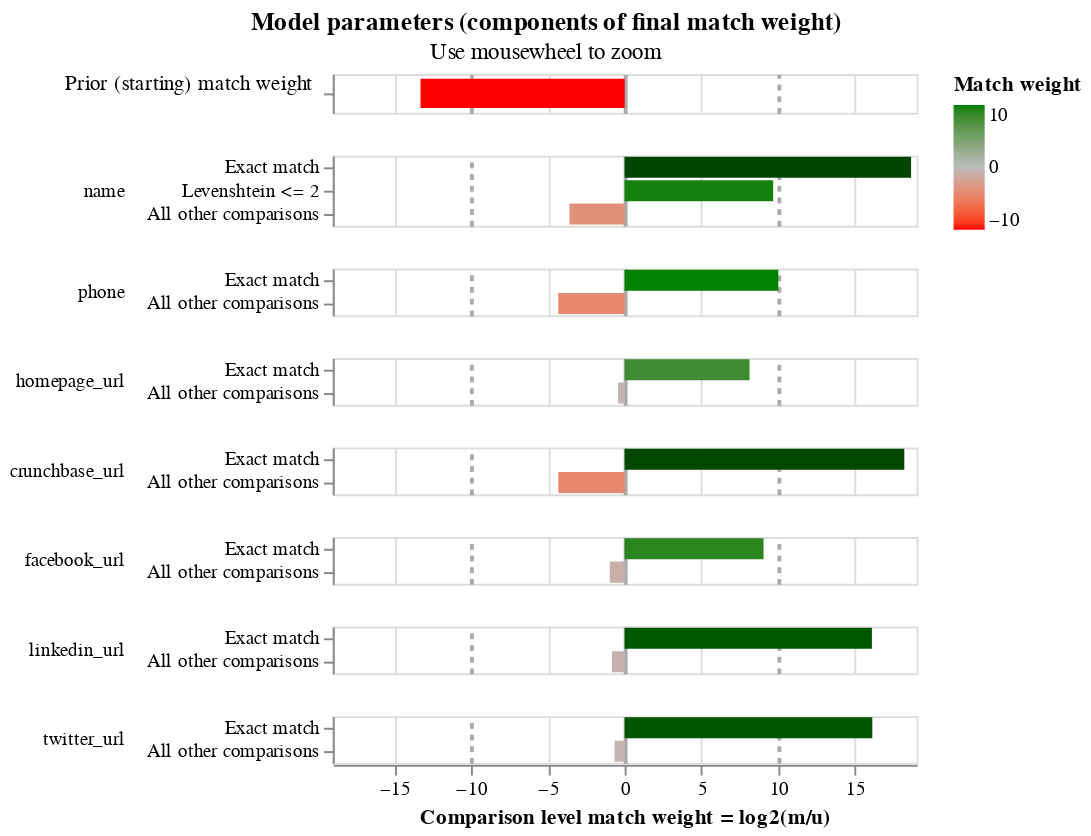

Notebook code cell kept with this figure:
### Code cell
linker.match_weights_chart()

### Figure 1 — Vega-Lite specification as saved in the notebook (floating-point values rounded to 4 significant figures)
{"config": {"view": {"continuousWidth": 300, "continuousHeight": 300, "discreteHeight": 60, "discreteWidth": 400}, "header": {"title": null}, "mark": {"tooltip": null}, "title": {"anchor": "middle"}}, "vconcat": [{"mark": {"type": "bar", "clip": true, "height": 15}, "encoding": {"color": {"field": "log2_bayes_factor", "scale": {"domain": [-10, 0, 10], "interpolate": "lab", "range": ["red", "#bbbbbb", "green"]}, "title": "Match weight", "type": "quantitative"}, "tooltip": [{"field": "comparison_name", "title": "Comparison name", "type": "nominal"}, {"field": "probability_two_random_records_match", "format": ".4f", "title": "Probability two random records match", "type": "nominal"}, {"field": "log2_bayes_factor", "format": ",.4f", "title": "Equivalent match weight", "type": "quantitative"}, {"field": "bayes_factor_description", "title": "Match weight description", "type": "nominal"}], "x": {"axis": {"domain": false, "gridColor": {"condition": {"test": "abs(datum.value / 10)  <= 1 & datum.value % 10 === 0", "value": "#aaa"}, "value": "#ddd"}, "gridDash": {"condition": {"test": "abs(datum.value / 10) == 1", "value": [3]}, "value": null}, "gridWidth": {"condition": {"test": "abs(datum.value / 10)  <= 1 & datum.value % 10 === 0", "value": 2}, "value": 1}, "labels": false, "ticks": false, "title": ""}, "field": "log2_bayes_factor", "scale": {"domain": [-19, 19]}, "type": "quantitative"}, "y": {"axis": {"title": "Prior (starting) match weight", "titleAlign": "right", "titleAngle": 0, "titleFontWeight": "normal"}, "field": "label_for_charts", "sort": {"field": "comparison_vector_value", "order": "descending"}, "type": "nominal"}}, "height": 20, "transform": [{"filter": "(datum.comparison_name == 'probability_two_random_records_match')"}]}, {"mark": {"type": "bar", "clip": true}, "encoding": {"color": {"field": "log2_bayes_factor", "scale": {"domain": [-10, 0, 10], "interpolate": "lab", "range": ["red", "#bbbbbb", "green"]}, "title": "Match weight", "type": "quantitative"}, "row": {"field": "comparison_name", "header": {"labelAlign": "left", "labelAnchor": "middle", "labelAngle": 0}, "sort": {"field": "comparison_sort_order"}, "type": "nominal"}, "tooltip": [{"field": "comparison_name", "title": "Comparison name", "type": "nominal"}, {"field": "label_for_charts", "title": "Label", "type": "ordinal"}, {"field": "sql_condition", "title": "SQL condition", "type": "nominal"}, {"field": "m_probability", "format": ".4f", "title": "M probability", "type": "quantitative"}, {"field": "u_probability", "format": ".4f", "title": "U probability", "type": "quantitative"}, {"field": "bayes_factor", "format": ",.4f", "title": "Bayes factor = m/u", "type": "quantitative"}, {"field": "log2_bayes_factor", "format": ",.4f", "title": "Match weight = log2(m/u)", "type": "quantitative"}, {"field": "bayes_factor_description", "title": "Match weight description", "type": "nominal"}], "x": {"axis": {"gridColor": {"condition": {"test": "abs(datum.value / 10)  <= 1 & datum.value % 10 === 0", "value": "#aaa"}, "value": "#ddd"}, "gridDash": {"condition": {"test": "abs(datum.value / 10) == 1", "value": [3]}, "value": null}, "gridWidth": {"condition": {"test": "abs(datum.value / 10)  <= 1 & datum.value % 10 === 0", "value": 2}, "value": 1}, "title": "Comparison level match weight = log2(m/u)"}, "field": "log2_bayes_factor", "scale": {"domain": [-19, 19]}, "type": "quantitative"}, "y": {"axis": {"title": null}, "field": "label_for_charts", "sort": {"field": "comparison_vector_value", "order": "descending"}, "type": "nominal"}}, "height": {"step": 12}, "resolve": {"axis": {"y": "independent"}, "scale": {"y": "independent"}}, "transform": [{"filter": "(datum.comparison_name != 'probability_two_random_records_match')"}]}], "data": {"name": "data-7407e149de791832b2fe572ddf355dcb"}, "params": [{"name": "mouse_zoom", "select": {"type": "interval", "encodings": ["x"]}, "bind": "scales", "views": []}], "resolve": {"axis": {"y": "independent"}, "scale": {"y": "independent"}}, "title": {"text": "Model parameters (components of final match weight)", "subtitle": "Use mousewheel to zoom"}, "$schema": "https://vega.github.io/schema/vega-lite/v5.9.3.json", "datasets": {"data-7407e149de791832b2fe572ddf355dcb": [{"comparison_name": "probability_two_random_records_match", "sql_condition": null, "label_for_charts": "", "m_probability": null, "u_probability": null, "m_probability_description": null, "u_probability_description": null, "has_tf_adjustments": false, "tf_adjustment_column": null, "tf_adjustment_weight": null, "is_null_level": false, "bayes_factor": 0.0001, "log2_bayes_factor": -13.29, "comparison_vector_value": 0, "max_comparison_vector_value": 0, "bayes_factor_description": "The probability that two random records drawn at random match is 0.000 or one in  10,000.0 records.This is equivalent to a starting match weight of -13.288.", "probability_two_random_records_match": 0.0001, "comparison_sort_order": -1}, {"comparison_name": "name", "sql_condition": "\"name_l\" = \"name_r\"", "label_for_charts": "Exact match", "m_probability": 0.8814, "u_probability": 2.155e-06, "m_probability_description": "Amongst matching record comparisons, 88.14% of records are in the exact match comparison level", "u_probability_description": "Amongst non-matching record comparisons, 0.00% of records are in the exact match comparison level", "has_tf_adjustments": false, "tf_adjustment_column": null, "tf_adjustment_weight": 1.0, "is_null_level": false, "bayes_factor": 409100.0, "log2_bayes_factor": 18.64, "comparison_vector_value": 2, "max_comparison_vector_value": 2, "bayes_factor_description": "If comparison level is `exact match` then comparison is 409,076.29 times more likely to be a match", "probability_two_random_records_match": 0.0001, "comparison_sort_order": 0}, {"comparison_name": "name", "sql_condition": "levenshtein(\"name_l\", \"name_r\") <= 2", "label_for_charts": "Levenshtein <= 2", "m_probability": 0.03593, "u_probability": 4.417e-05, "m_probability_description": "Amongst matching record comparisons, 3.59% of records are in the levenshtein <= 2 comparison level", "u_probability_description": "Amongst non-matching record comparisons, 0.00% of records are in the levenshtein <= 2 comparison level", "has_tf_adjustments": false, "tf_adjustment_column": null, "tf_adjustment_weight": 1.0, "is_null_level": false, "bayes_factor": 813.4, "log2_bayes_factor": 9.668, "comparison_vector_value": 1, "max_comparison_vector_value": 2, "bayes_factor_description": "If comparison level is `levenshtein <= 2` then comparison is 813.38 times more likely to be a match", "probability_two_random_records_match": 0.0001, "comparison_sort_order": 0}, {"comparison_name": "name", "sql_condition": "ELSE", "label_for_charts": "All other comparisons", "m_probability": 0.08263, "u_probability": 1.0, "m_probability_description": "Amongst matching record comparisons, 8.26% of records are in the all other comparisons comparison level", "u_probability_description": "Amongst non-matching record comparisons, 100.00% of records are in the all other comparisons comparison level", "has_tf_adjustments": false, "tf_adjustment_column": null, "tf_adjustment_weight": 1.0, "is_null_level": false, "bayes_factor": 0.08264, "log2_bayes_factor": -3.597, "comparison_vector_value": 0, "max_comparison_vector_value": 2, "bayes_factor_description": "If comparison level is `all other comparisons` then comparison is  12.10 times less likely to be a match", "probability_two_random_records_match": 0.0001, "comparison_sort_order": 0}, {"comparison_name": "phone", "sql_condition": "\"phone_l\" = \"phone_r\"", "label_for_charts": "Exact match", "m_probability": 0.95, "u_probability": 0.0009277, "m_probability_description": "Amongst matching record comparisons, 95.00% of records are in the exact match comparison level", "u_probability_description": "Amongst non-matching record comparisons, 0.09% of records are in the exact match comparison level", "has_tf_adjustments": true, "tf_adjustment_column": "phone", "tf_adjustment_weight": 1.0, "is_null_level": false, "bayes_factor": 1024.0, "log2_bayes_factor": 10.0, "comparison_vector_value": 1, "max_comparison_vector_value": 1, "bayes_factor_description": "If comparison level is `exact match` then comparison is 1,024.00 times more likely to be a match", "probability_two_random_records_match": 0.0001, "comparison_sort_order": 1}, {"comparison_name": "phone", "sql_condition": "ELSE", "label_for_charts": "All other comparisons", "m_probability": 0.05, "u_probability": 1.0, "m_probability_description": "Amongst matching record comparisons, 5.00% of records are in the all other comparisons comparison level", "u_probability_description": "Amongst non-matching record comparisons, 100.00% of records are in the all other comparisons comparison level", "has_tf_adjustments": false, "tf_adjustment_column": null, "tf_adjustment_weight": 1.0, "is_null_level": false, "bayes_factor": 0.05, "log2_bayes_factor": -4.322, "comparison_vector_value": 0, "max_comparison_vector_value": 1, "bayes_factor_description": "If comparison level is `all other comparisons` then comparison is  20.00 times less likely to be a match", "probability_two_random_records_match": 0.0001, "comparison_sort_order": 1}, {"comparison_name": "homepage_url", "sql_condition": "\"homepage_url_l\" = \"homepage_url_r\"", "label_for_charts": "Exact match", "m_probability": 0.2599, "u_probability": 0.0009277, "m_probability_description": "Amongst matching record comparisons, 25.99% of records are in the exact match comparison level", "u_probability_description": "Amongst non-matching record comparisons, 0.09% of records are in the exact match comparison level", "has_tf_adjustments": true, "tf_adjustment_column": "homepage_url", "tf_adjustment_weight": 1.0, "is_null_level": false, "bayes_factor": 280.2, "log2_bayes_factor": 8.13, "comparison_vector_value": 1, "max_comparison_vector_value": 1, "bayes_factor_description": "If comparison level is `exact match` then comparison is 280.16 times more likely to be a match", "probability_two_random_records_match": 0.0001, "comparison_sort_order": 2}, {"comparison_name": "homepage_url", "sql_condition": "ELSE", "label_for_charts": "All other comparisons", "m_probability": 0.7401, "u_probability": 1.0, "m_probability_description": "Amongst matching record comparisons, 74.01% of records are in the all other comparisons comparison level", "u_probability_description": "Amongst non-matching record comparisons, 100.00% of records are in the all other comparisons comparison level", "has_tf_adjustments": false, "tf_adjustment_column": null, "tf_adjustment_weight": 1.0, "is_null_level": false, "bayes_factor": 0.7401, "log2_bayes_factor": -0.4342, "comparison_vector_value": 0, "max_comparison_vector_value": 1, "bayes_factor_description": "If comparison level is `all other comparisons` then comparison is  1.35 times less likely to be a match", "probability_two_random_records_match": 0.0001, "comparison_sort_order": 2}, {"comparison_name": "crunchbase_url", "sql_condition": "\"crunchbase_url_l\" = \"crunchbase_url_r\"", "label_for_charts": "Exact match", "m_probability": 1.0, "u_probability": 3.317e-06, "m_probability_description": "Amongst matching record comparisons, 100.00% of records are in the exact match comparison level", "u_probability_description": "Amongst non-matching record comparisons, 0.00% of records are in the exact match comparison level", "has_tf_adjustments": false, "tf_adjustment_column": null, "tf_adjustment_weight": 1.0, "is_null_level": false, "bayes_factor": 301500.0, "log2_bayes_factor": 18.2, "comparison_vector_value": 1, "max_comparison_vector_value": 1, "bayes_factor_description": "If comparison level is `exact match` then comparison is 301,476.00 times more likely to be a match", "probability_two_random_records_match": 0.0001, "comparison_sort_order": 3}, {"comparison_name": "crunchbase_url", "sql_condition": "ELSE", "label_for_charts": "All other comparisons", "m_probability": 0.05, "u_probability": 1.0, "m_probability_description": "Amongst matching record comparisons, 5.00% of records are in the all other comparisons comparison level", "u_probability_description": "Amongst non-matching record comparisons, 100.00% of records are in the all other comparisons comparison level", "has_tf_adjustments": false, "tf_adjustment_column": null, "tf_adjustment_weight": 1.0, "is_null_level": false, "bayes_factor": 0.05, "log2_bayes_factor": -4.322, "comparison_vector_value": 0, "max_comparison_vector_value": 1, "bayes_factor_description": "If comparison level is `all other comparisons` then comparison is  20.00 times less likely to be a match", "probability_two_random_records_match": 0.0001, "comparison_sort_order": 3}, {"comparison_name": "facebook_url", "sql_condition": "\"facebook_url_l\" = \"facebook_url_r\"", "label_for_charts": "Exact match", "m_probability": 0.4886, "u_probability": 0.0009277, "m_probability_description": "Amongst matching record comparisons, 48.86% of records are in the exact match comparison level", "u_probability_description": "Amongst non-matching record comparisons, 0.09% of records are in the exact match comparison level", "has_tf_adjustments": true, "tf_adjustment_column": "facebook_url", "tf_adjustment_weight": 1.0, "is_null_level": false, "bayes_factor": 526.7, "log2_bayes_factor": 9.041, "comparison_vector_value": 1, "max_comparison_vector_value": 1, "bayes_factor_description": "If comparison level is `exact match` then comparison is 526.70 times more likely to be a match", "probability_two_random_records_match": 0.0001, "comparison_sort_order": 4}, {"comparison_name": "facebook_url", "sql_condition": "ELSE", "label_for_charts": "All other comparisons", "m_probability": 0.5114, "u_probability": 1.0, "m_probability_description": "Amongst matching record comparisons, 51.14% of records are in the all other comparisons comparison level", "u_probability_description": "Amongst non-matching record comparisons, 100.00% of records are in the all other comparisons comparison level", "has_tf_adjustments": false, "tf_adjustment_column": null, "tf_adjustment_weight": 1.0, "is_null_level": false, "bayes_factor": 0.5114, "log2_bayes_factor": -0.9676, "comparison_vector_value": 0, "max_comparison_vector_value": 1, "bayes_factor_description": "If comparison level is `all other comparisons` then comparison is  1.96 times less likely to be a match", "probability_two_random_records_match": 0.0001, "comparison_sort_order": 4}, {"comparison_name": "linkedin_url", "sql_condition": "\"linkedin_url_l\" = \"linkedin_url_r\"", "label_for_charts": "Exact match", "m_probability": 0.4376, "u_probability": 6.258e-06, "m_probability_description": "Amongst matching record comparisons, 43.76% of records are in the exact match comparison level", "u_probability_description": "Amongst non-matching record comparisons, 0.00% of records are in the exact match comparison level", "has_tf_adjustments": true, "tf_adjustment_column": "linkedin_url", "tf_adjustment_weight": 1.0, "is_null_level": false, "bayes_factor": 69940.0, "log2_bayes_factor": 16.09, "comparison_vector_value": 1, "max_comparison_vector_value": 1, "bayes_factor_description": "If comparison level is `exact match` then comparison is 69,935.15 times more likely to be a match", "probability_two_random_records_match": 0.0001, "comparison_sort_order": 5}, {"comparison_name": "linkedin_url", "sql_condition": "ELSE", "label_for_charts": "All other comparisons", "m_probability": 0.5624, "u_probability": 1.0, "m_probability_description": "Amongst matching record comparisons, 56.24% of records are in the all other comparisons comparison level", "u_probability_description": "Amongst non-matching record comparisons, 100.00% of records are in the all other comparisons comparison level", "has_tf_adjustments": false, "tf_adjustment_column": null, "tf_adjustment_weight": 1.0, "is_null_level": false, "bayes_factor": 0.5624, "log2_bayes_factor": -0.8304, "comparison_vector_value": 0, "max_comparison_vector_value": 1, "bayes_factor_description": "If comparison level is `all other comparisons` then comparison is  1.78 times less likely to be a match", "probability_two_random_records_match": 0.0001, "comparison_sort_order": 5}, {"comparison_name": "twitter_url", "sql_condition": "\"twitter_url_l\" = \"twitter_url_r\"", "label_for_charts": "Exact match", "m_probability": 0.3661, "u_probability": 5.145e-06, "m_probability_description": "Amongst matching record comparisons, 36.61% of records are in the exact match comparison level", "u_probability_description": "Amongst non-matching record comparisons, 0.00% of records are in the exact match comparison level", "has_tf_adjustments": true, "tf_adjustment_column": "twitter_url", "tf_adjustment_weight": 1.0, "is_null_level": false, "bayes_factor": 71160.0, "log2_bayes_factor": 16.12, "comparison_vector_value": 1, "max_comparison_vector_value": 1, "bayes_factor_description": "If comparison level is `exact match` then comparison is 71,155.50 times more likely to be a match", "probability_two_random_records_match": 0.0001, "comparison_sort_order": 6}, {"comparison_name": "twitter_url", "sql_condition": "ELSE", "label_for_charts": "All other comparisons", "m_probability": 0.6339, "u_probability": 1.0, "m_probability_description": "Amongst matching record comparisons, 63.39% of records are in the all other comparisons comparison level", "u_probability_description": "Amongst non-matching record comparisons, 100.00% of records are in the all other comparisons comparison level", "has_tf_adjustments": false, "tf_adjustment_column": null, "tf_adjustment_weight": 1.0, "is_null_level": false, "bayes_factor": 0.6339, "log2_bayes_factor": -0.6576, "comparison_vector_value": 0, "max_comparison_vector_value": 1, "bayes_factor_description": "If comparison level is `all other comparisons` then comparison is  1.58 times less likely to be a match", "probability_two_random_records_match": 0.0001, "comparison_sort_order": 6}]}}
